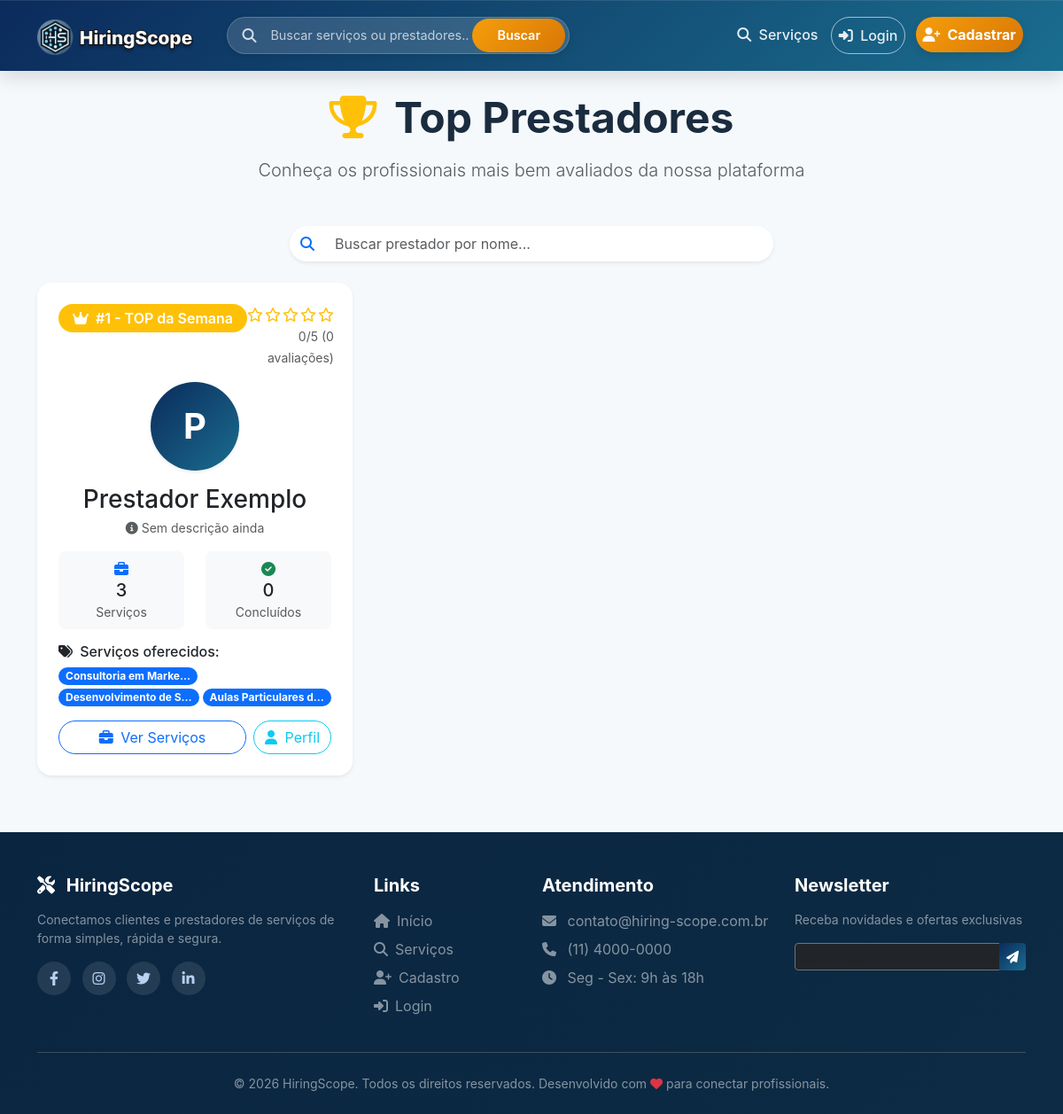
Page /prestadores on the committed database.
### models.py (models this page shows, shortened)
class Usuario(UserMixin, db.Model):
    __tablename__ = 'usuarios'
    id = db.Column(db.Integer, primary_key=True)
    nome = db.Column(db.String(100), nullable=False)
    email = db.Column(db.String(100), unique=True, nullable=False)
    senha_hash = db.Column(db.String(200), nullable=False)
    telefone = db.Column(db.String(20))
    tipo = db.Column(db.String(20), nullable=False)  # cliente, prestador
    is_admin = db.Column(db.Boolean, default=False)
    data_cadastro = db.Column(db.DateTime, default=datetime.utcnow)
    foto_perfil = db.Column(db.String(200), default='default.jpg')
    foto_url = db.Column(db.String(500), nullable=True)
    descricao = db.Column(db.Text)
    servicos_oferecidos = db.relationship('Servico', back_populates='prestador', lazy=True)
    avaliacoes_recebidas = db.relationship('Avaliacao', foreign_keys='Avaliacao.prestador_id', back_populates='prestador', lazy=True)
    avaliacoes_feitas = db.relationship('Avaliacao', foreign_keys='Avaliacao.cliente_id', back_populates='cliente', lazy=True)
    favoritos = db.relationship('Favorito', foreign_keys='Favorito.cliente_id', back_populates='cliente', lazy=True)
    contratos_como_cliente = db.relationship('Contrato', foreign_keys='Contrato.cliente_id', back_populates='cliente', lazy=True)
    contratos_como_prestador = db.relationship('Contrato', foreign_keys='Contrato.prestador_id', back_populates='prestador', lazy=True)
    def media_avaliacoes(self):
        if self.avaliacoes_recebidas:
            total = sum([a.nota for a in self.avaliacoes_recebidas])
            return round(total / len(self.avaliacoes_recebidas), 1)
        return 0
    def total_avaliacoes(self):
        return len(self.avaliacoes_recebidas) if self.avaliacoes_recebidas else 0

class Servico(db.Model):
    __tablename__ = 'servicos'
    id = db.Column(db.Integer, primary_key=True)
    prestador_id = db.Column(db.Integer, db.ForeignKey('usuarios.id'), nullable=False)
    titulo = db.Column(db.String(200), nullable=False)
    descricao = db.Column(db.Text, nullable=False)
    categoria = db.Column(db.String(100))
    tipo_preco = db.Column(db.String(20), default='fixo')  # fixo, hora, dia, metro, consulta
    preco = db.Column(db.Float)
    destaque = db.Column(db.Boolean, default=False)
    destaque_pago = db.Column(db.Boolean, default=False)
    destaque_data_fim = db.Column(db.DateTime, nullable=True)
    plano_destaque = db.Column(db.String(20), nullable=True)  # 'basico', 'pro'
    data_postagem = db.Column(db.DateTime, default=datetime.utcnow)
    imagem_base64 = db.Column(db.Text, nullable=True)
    prestador = db.relationship('Usuario', foreign_keys=[prestador_id], back_populates='servicos_oferecidos')
    solicitacoes = db.relationship('Solicitacao', back_populates='servico', lazy=True)
    avaliacoes = db.relationship('Avaliacao', back_populates='servico', lazy=True)
    contratos = db.relationship('Contrato', back_populates='servico', lazy=True)

### routes/main_routes.py (the view)
@main_bp.route('/prestadores')
def lista_prestadores():
    from models import Usuario, Contrato
    prestadores = Usuario.query.filter_by(tipo='prestador').all()
    ranking = []
    for p in prestadores:
        ranking.append({
            'prestador': p,
            'media': p.media_avaliacoes(),
            'total_avaliacoes': p.total_avaliacoes(),
            'total_servicos': len(p.servicos_oferecidos),
            'total_concluidos': Contrato.query.filter_by(prestador_id=p.id, status='concluido').count()
        })
    ranking = sorted(ranking, key=lambda x: x['media'], reverse=True)
    return render_template('prestadores.html', ranking=ranking)

### templates/prestadores.html (shortened to what this page needs)
{% extends "base.html" %}
{% block content %}
<div class="container mt-4">
    <div class="text-center mb-5">
        <h1 class="display-5 fw-bold mb-3">
            <i class="fas fa-trophy text-warning me-2"></i>
            Top Prestadores
        </h1>
        <p class="lead text-muted">
            Conheça os profissionais mais bem avaliados da nossa plataforma
        </p>
    </div>
    <div class="row mb-4">
        <div class="col-md-6 mx-auto">
            <div class="input-group shadow-sm rounded-pill overflow-hidden">
                <span class="input-group-text bg-white border-0">
                    <i class="fas fa-search text-primary"></i>
                </span>
                <input type="text" id="searchInput" class="form-control border-0 py-2"
                       placeholder="Buscar prestador por nome...">
            </div>
        </div>
    </div>
    {% if ranking %}
    <div class="row g-4" id="prestadoresList">
        {% for item in ranking %}
        <div class="col-md-6 col-lg-4 prestador-item" data-nome="{{ item.prestador.nome|lower }}">
            <div class="card h-100 border-0 rounded-4 shadow-sm overflow-hidden transition">
                <div class="card-body p-4">
                    <div class="d-flex justify-content-between align-items-start mb-3">
                        <div class="ranking-badge">
                            {% if loop.index == 1 %}
                                <span class="badge bg-warning rounded-pill px-3 py-2 fs-6">
                                    <i class="fas fa-crown me-1"></i> #1 - TOP da Semana
                                </span>
                            {% elif loop.index == 2 %}
                                <span class="badge bg-secondary rounded-pill px-3 py-2 fs-6">
                                    <i class="fas fa-medal me-1"></i> #2 - Destaque
                                </span>
                            {% elif loop.index == 3 %}
                                <span class="badge rounded-pill px-3 py-2 fs-6" style="background: #cd7f32; color: white;">
                                    <i class="fas fa-medal me-1"></i> #3 - Bronze
                                </span>
                            {% else %}
                                <span class="badge bg-light text-dark rounded-pill px-3 py-2 fs-6">
                                    #{{ loop.index }}º Lugar
                                </span>
                            {% endif %}
                        </div>
                        <div class="text-end">
                            <div class="rating">
                                {% for i in range(5) %}
                                    {% if i < item.media|round(0, 'floor') %}
                                        <i class="fas fa-star text-warning"></i>
                                    {% elif i < item.media %}
                                        <i class="fas fa-star-half-alt text-warning"></i>
                                    {% else %}
                                        <i class="far fa-star text-warning"></i>
                                    {% endif %}
                                {% endfor %}
                            </div>
                            <small class="text-muted">{{ item.media }}/5 ({{ item.total_avaliacoes }} avaliações)</small>
                        </div>
                    </div>
                    <div class="text-center mb-3">
                        <div class="prestador-avatar mx-auto mb-3">
                            {% if item.prestador.foto_url %}
                                <img src="{{ item.prestador.foto_url }}" alt="{{ item.prestador.nome }}"
                                     class="rounded-circle shadow-sm" style="width: 100px; height: 100px; object-fit: cover;">
                            {% elif item.prestador.foto_perfil and item.prestador.foto_perfil != 'default.jpg' %}
                                <img alt="{{ item.prestador.nome }}"
                                     class="rounded-circle shadow-sm" style="width: 100px; height: 100px; object-fit: cover;">
                            {% else %}
                                <div class="rounded-circle d-flex align-items-center justify-content-center shadow-sm mx-auto"
                                     style="width: 100px; height: 100px; background: linear-gradient(135deg, #0b2b5c, #1a6d8f);">
                                    <span class="text-white fs-1 fw-bold">{{ item.prestador.nome[0]|upper }}</span>
                                </div>
                            {% endif %}
                        </div>
                        <h3 class="mb-1">{{ item.prestador.nome }}</h3>
                        {% if item.prestador.descricao %}
                            <p class="text-muted small">{{ item.prestador.descricao[:100] }}{% if item.prestador.descricao|length > 100 %}...{% endif %}</p>
                        {% else %}
                            <p class="text-muted small"><i class="fas fa-info-circle"></i> Sem descrição ainda</p>
                        {% endif %}
                    </div>
                    <div class="row text-center mb-3">
                        <div class="col-6">
                            <div class="bg-light rounded-3 p-2">
                                <i class="fas fa-briefcase text-primary"></i>
                                <h5 class="mb-0">{{ item.total_servicos }}</h5>
                                <small class="text-muted">Serviços</small>
                            </div>
                        </div>
                        <div class="col-6">
                            <div class="bg-light rounded-3 p-2">
                                <i class="fas fa-check-circle text-success"></i>
                                <h5 class="mb-0">{{ item.prestador.contratos_como_prestador|selectattr('status', 'equalto', 'concluido')|list|length }}</h5>
                                <small class="text-muted">Concluídos</small>
                            </div>
                        </div>
                    </div>
                    {% if item.prestador.servicos_oferecidos[:3] %}
                    <div class="mb-3">
                        <h6 class="mb-2"><i class="fas fa-tags me-1"></i> Serviços oferecidos:</h6>
                        <div class="d-flex flex-wrap gap-1">
                            {% for servico in item.prestador.servicos_oferecidos[:3] %}
                                <span class="badge bg-primary rounded-pill px-2 py-1">
                                    {{ servico.titulo[:20] }}{% if servico.titulo|length > 20 %}...{% endif %}
                                </span>
                            {% endfor %}
                        </div>
                    </div>
                    {% endif %}
                    <div class="d-flex gap-2 mt-3">
                        <a href="/servicos?prestador={{ item.prestador.id }}" class="btn btn-outline-primary flex-grow-1 rounded-pill">
                            <i class="fas fa-briefcase me-1"></i> Ver Serviços
                        </a>
                        <a href="/perfil/{{ item.prestador.id }}" class="btn btn-outline-info rounded-pill">
                            <i class="fas fa-user me-1"></i> Perfil
                        </a>
                    </div>
                </div>
            </div>
        </div>
        {% endfor %}
    </div>
    {% endif %}
</div>
{% endblock %}

### static/style.css (style rules this page uses)
:root { --primary: #0b2b5c; --primary-light: #1a6d8f; --primary-dark: #071a36; --accent: #3bb2ff; --success: #10b981; --warning: #fbbf24; --danger: #ef4444; --bg: #f6f9fc; --card: #ffffff; --text: #1a2c3e; --muted: #6b7280; --shadow-soft: 0 10px 25px rgba(0,0,0,0.05); --shadow-strong: 0 25px 50px -15px rgba(0,0,0,0.25); --gradient-main: linear-gradient(135deg, var(--primary), var(--primary-light)); }
* { margin: 0; padding: 0; box-sizing: border-box; }
body { font-family: 'Inter', 'Segoe UI', system-ui, sans-serif; background: var(--bg); color: var(--text); scroll-behavior: smooth; }
.rating { color: #f5a623; font-size: 0.9rem; }
.rating i { color: #fbbf24; font-size: 1rem; }
.transition { transition: all 0.3s ease; }
.prestador-avatar { width: 85px; height: 85px; margin: 0 auto; }
.rating { display: inline-flex; align-items: center; gap: 2px; }

### templates/prestadores.html (style rules this page uses)
.transition { transition: all 0.3s ease; }
.prestador-avatar { width: 100px; height: 100px; margin: 0 auto; }
.rating { display: inline-flex; gap: 2px; }
.ranking-badge .badge { font-size: 0.85rem; font-weight: 600; }

### rows in the picture
Usuario: prestador "P", prestador.nome "Prestador Exemplo"
Servico: titulo "Consultoria em Marke"
Servico: titulo "Desenvolvimento de S"
Servico: titulo "Aulas Particulares d"

### other values in the picture
{{ item.media }} "0"
{{ item.total_avaliacoes }} "0"
{{ item.total_servicos }} "3"
